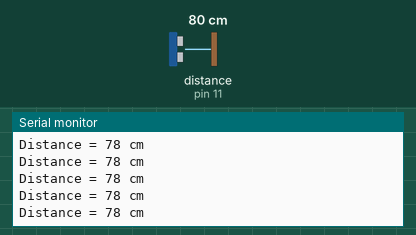
Bench run of a sketch on a simulated Arduino Uno, built with avr-gcc and run on an emulated ATmega328P. On the bench: the last lines printed to the serial monitor. Wiring (inferred from the names in the program): ultrasonic range finder: trigger pin 10; echo pin 11. The inputs (shaded band) are chosen by the test bench; at power-on: distance to the obstacle (sensor on pin 11) 80 cm. The echo pulse lasts 58.3 µs per cm.

Above: at 1.2 s.
1.3 s: distance to the obstacle (sensor on pin 11) set to 2 cm
At 1.38 s:
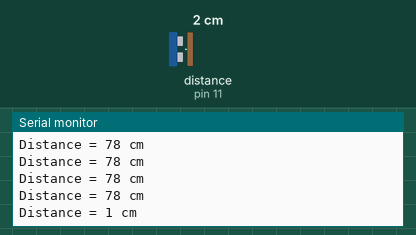
4.3 s: distance to the obstacle (sensor on pin 11) set to 4 cm
At 4.3 s:
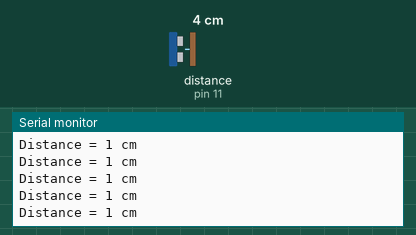
5.8 s: distance to the obstacle (sensor on pin 11) set to 35 cm
At 5.82 s:
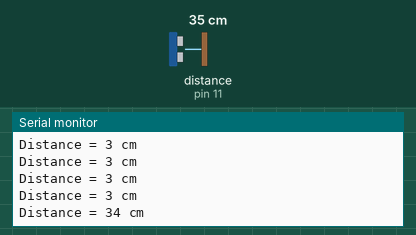
8.8 s: distance to the obstacle (sensor on pin 11) set to 250 cm
At 8.91 s:
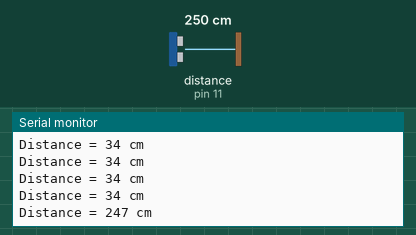
Timing chart, 0 to 11.8 s (numbered marks = the images above; inputs shaded):
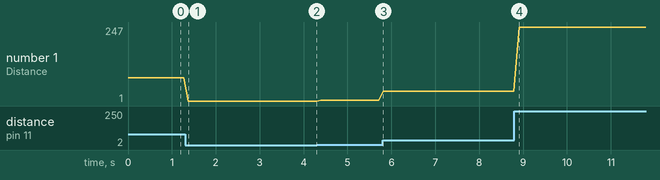

Measured:
- after the input at 1.3 s, the serial monitor: prints a new line after 0.07 s (image 1)
- after the input at 5.8 s, the serial monitor: prints a new line at once (image 3)
- after the input at 8.8 s, the serial monitor: prints a new line after 0.11 s (image 4)
- plotted number 1: 78 → 1 after the input at 1.3 s, 1 → 3 after the input at 4.3 s, 3 → 34 after the input at 5.8 s, 34 → 247 after the input at 8.8 s

The sketch:

jsn-sr04t.ino
```cpp
/* Arduino example sketch to control a JSN-SR04T ultrasonic distance sensor with Arduino. No library needed. More info: https://www.makerguides.com */

// Define Trig and Echo pin:
#define trigPin 10
#define echoPin 11

// Define variables:
long duration;
int distance;

void setup() {
  // Define inputs and outputs
  pinMode(trigPin, OUTPUT);
  pinMode(echoPin, INPUT);

  // Begin Serial communication at a baudrate of 9600:
  Serial.begin(9600);
}

void loop() {
  // Clear the trigPin by setting it LOW:
  digitalWrite(trigPin, LOW);

  delayMicroseconds(5);

 // Trigger the sensor by setting the trigPin high for 10 microseconds:
  digitalWrite(trigPin, HIGH);
  delayMicroseconds(10);
  digitalWrite(trigPin, LOW);

  // Read the echoPin. pulseIn() returns the duration (length of the pulse) in microseconds:
  duration = pulseIn(echoPin, HIGH);

  // Calculate the distance:
  distance = duration*0.034/2;

  // Print the distance on the Serial Monitor (Ctrl+Shift+M):
  Serial.print("Distance = ");
  Serial.print(distance);
  Serial.println(" cm");

  delay(100);
}
```
